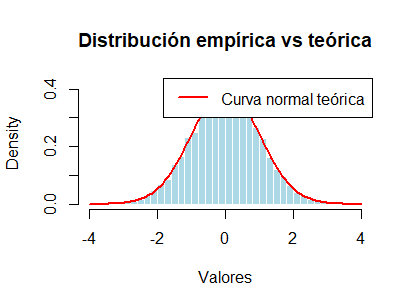

Write R code to recreate this figure.
# Establecer semilla para reproducibilidad
set.seed(123)

# Generar muestra de 10,000 números con distribución normal estándar
muestra <- rnorm(10000, mean = 0, sd = 1)

# Calcular estadísticos muestrales
media_muestral <- mean(muestra)
desviacion_muestral <- sd(muestra)

# Mostrar resultados
cat("Media muestral:", media_muestral, "\n")
cat("Desviación estándar muestral:", desviacion_muestral, "\n")

# Graficar histograma con curva teórica
hist(muestra, breaks = 50, probability = TRUE,
     main = "Distribución empírica vs teórica",
     xlab = "Valores", col = "lightblue", border = "white")

# Agregar curva teórica de la normal estándar
curve(dnorm(x, mean = 0, sd = 1), col = "red", lwd = 2, add = TRUE)
legend("topright", legend = c("Curva normal teórica"), col = "red", lwd = 2)
